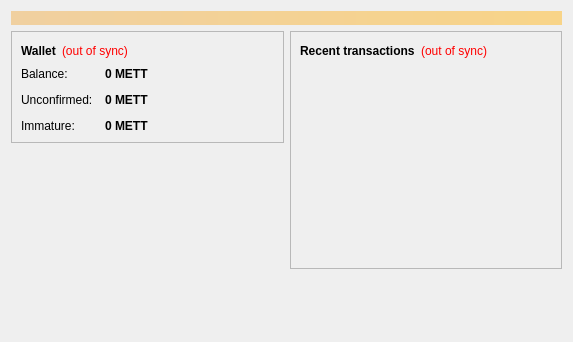
<?xml version="1.0" encoding="UTF-8"?>
<ui version="4.0">
 <class>OverviewPage</class>
 <widget class="QWidget" name="OverviewPage">
  <property name="geometry">
   <rect>
    <x>0</x>
    <y>0</y>
    <width>573</width>
    <height>342</height>
   </rect>
  </property>
  <property name="windowTitle">
   <string>Form</string>
  </property>
  <layout class="QVBoxLayout" name="topLayout">
   <item>
    <widget class="QLabel" name="labelAlerts">
     <property name="visible">
      <bool>false</bool>
     </property>
     <property name="styleSheet">
      <string notr="true">background-color: qlineargradient(x1: 0, y1: 0, x2: 1, y2: 0, stop:0 #F0D0A0, stop:1 #F8D488); color:#000000;</string>
     </property>
     <property name="wordWrap">
      <bool>true</bool>
     </property>
     <property name="margin">
      <number>3</number>
     </property>
    </widget>
   </item>
   <item>
    <layout class="QHBoxLayout" name="horizontalLayout" stretch="1,1">
     <item>
      <layout class="QVBoxLayout" name="verticalLayout_2">
       <item>
        <widget class="QFrame" name="frame">
         <property name="frameShape">
          <enum>QFrame::StyledPanel</enum>
         </property>
         <property name="frameShadow">
          <enum>QFrame::Raised</enum>
         </property>
         <layout class="QVBoxLayout" name="verticalLayout_4">
          <item>
           <layout class="QHBoxLayout" name="horizontalLayout_4">
            <item>
             <widget class="QLabel" name="label_5">
              <property name="font">
               <font>
                <weight>75</weight>
                <bold>true</bold>
               </font>
              </property>
              <property name="text">
               <string>Wallet</string>
              </property>
             </widget>
            </item>
            <item>
             <widget class="QLabel" name="labelWalletStatus">
              <property name="toolTip">
               <string>The displayed information may be out of date. Your wallet automatically synchronizes with the Metticoin network after a connection is established, but this process has not completed yet.</string>
              </property>
              <property name="styleSheet">
               <string notr="true">QLabel { color: red; }</string>
              </property>
              <property name="text">
               <string notr="true">(out of sync)</string>
              </property>
              <property name="alignment">
               <set>Qt::AlignLeading|Qt::AlignLeft|Qt::AlignVCenter</set>
              </property>
             </widget>
            </item>
            <item>
             <spacer name="horizontalSpacer_2">
              <property name="orientation">
               <enum>Qt::Horizontal</enum>
              </property>
              <property name="sizeHint" stdset="0">
               <size>
                <width>40</width>
                <height>20</height>
               </size>
              </property>
             </spacer>
            </item>
           </layout>
          </item>
          <item>
           <layout class="QFormLayout" name="formLayout_2">
            <property name="fieldGrowthPolicy">
             <enum>QFormLayout::AllNonFixedFieldsGrow</enum>
            </property>
            <property name="horizontalSpacing">
             <number>12</number>
            </property>
            <property name="verticalSpacing">
             <number>12</number>
            </property>
            <item row="0" column="0">
             <widget class="QLabel" name="label">
              <property name="text">
               <string>Balance:</string>
              </property>
             </widget>
            </item>
            <item row="0" column="1">
             <widget class="QLabel" name="labelBalance">
              <property name="font">
               <font>
                <weight>75</weight>
                <bold>true</bold>
               </font>
              </property>
              <property name="cursor">
               <cursorShape>IBeamCursor</cursorShape>
              </property>
              <property name="toolTip">
               <string>Your current balance</string>
              </property>
              <property name="text">
               <string notr="true">0 METT</string>
              </property>
              <property name="textInteractionFlags">
               <set>Qt::LinksAccessibleByMouse|Qt::TextSelectableByKeyboard|Qt::TextSelectableByMouse</set>
              </property>
             </widget>
            </item>
            <item row="1" column="0">
             <widget class="QLabel" name="label_3">
              <property name="text">
               <string>Unconfirmed:</string>
              </property>
             </widget>
            </item>
            <item row="1" column="1">
             <widget class="QLabel" name="labelUnconfirmed">
              <property name="font">
               <font>
                <weight>75</weight>
                <bold>true</bold>
               </font>
              </property>
              <property name="cursor">
               <cursorShape>IBeamCursor</cursorShape>
              </property>
              <property name="toolTip">
               <string>Total of transactions that have yet to be confirmed, and do not yet count toward the current balance</string>
              </property>
              <property name="text">
               <string notr="true">0 METT</string>
              </property>
              <property name="textInteractionFlags">
               <set>Qt::LinksAccessibleByMouse|Qt::TextSelectableByKeyboard|Qt::TextSelectableByMouse</set>
              </property>
             </widget>
            </item>
            <item row="2" column="0">
             <widget class="QLabel" name="labelImmatureText">
              <property name="text">
               <string>Immature:</string>
              </property>
             </widget>
            </item>
            <item row="2" column="1">
             <widget class="QLabel" name="labelImmature">
              <property name="font">
               <font>
                <weight>75</weight>
                <bold>true</bold>
               </font>
              </property>
              <property name="toolTip">
               <string>Mined balance that has not yet matured</string>
              </property>
              <property name="text">
               <string notr="true">0 METT</string>
              </property>
              <property name="textInteractionFlags">
               <set>Qt::LinksAccessibleByMouse|Qt::TextSelectableByKeyboard|Qt::TextSelectableByMouse</set>
              </property>
             </widget>
            </item>
           </layout>
          </item>
         </layout>
        </widget>
       </item>
       <item>
        <spacer name="verticalSpacer">
         <property name="orientation">
          <enum>Qt::Vertical</enum>
         </property>
         <property name="sizeHint" stdset="0">
          <size>
           <width>20</width>
           <height>40</height>
          </size>
         </property>
        </spacer>
       </item>
      </layout>
     </item>
     <item>
      <layout class="QVBoxLayout" name="verticalLayout_3">
       <item>
        <widget class="QFrame" name="frame_2">
         <property name="frameShape">
          <enum>QFrame::StyledPanel</enum>
         </property>
         <property name="frameShadow">
          <enum>QFrame::Raised</enum>
         </property>
         <layout class="QVBoxLayout" name="verticalLayout">
          <item>
           <layout class="QHBoxLayout" name="horizontalLayout_2">
            <item>
             <widget class="QLabel" name="label_4">
              <property name="text">
               <string>&lt;b&gt;Recent transactions&lt;/b&gt;</string>
              </property>
             </widget>
            </item>
            <item>
             <widget class="QLabel" name="labelTransactionsStatus">
              <property name="toolTip">
               <string>The displayed information may be out of date. Your wallet automatically synchronizes with the Metticoin network after a connection is established, but this process has not completed yet.</string>
              </property>
              <property name="styleSheet">
               <string notr="true">QLabel { color: red; }</string>
              </property>
              <property name="text">
               <string notr="true">(out of sync)</string>
              </property>
              <property name="alignment">
               <set>Qt::AlignRight|Qt::AlignTrailing|Qt::AlignVCenter</set>
              </property>
             </widget>
            </item>
            <item>
             <spacer name="horizontalSpacer">
              <property name="orientation">
               <enum>Qt::Horizontal</enum>
              </property>
              <property name="sizeHint" stdset="0">
               <size>
                <width>40</width>
                <height>20</height>
               </size>
              </property>
             </spacer>
            </item>
           </layout>
          </item>
          <item>
           <widget class="QListView" name="listTransactions">
            <property name="styleSheet">
             <string notr="true">QListView { background: transparent; }</string>
            </property>
            <property name="frameShape">
             <enum>QFrame::NoFrame</enum>
            </property>
            <property name="verticalScrollBarPolicy">
             <enum>Qt::ScrollBarAlwaysOff</enum>
            </property>
            <property name="horizontalScrollBarPolicy">
             <enum>Qt::ScrollBarAlwaysOff</enum>
            </property>
            <property name="selectionMode">
             <enum>QAbstractItemView::NoSelection</enum>
            </property>
           </widget>
          </item>
         </layout>
        </widget>
       </item>
       <item>
        <spacer name="verticalSpacer_2">
         <property name="orientation">
          <enum>Qt::Vertical</enum>
         </property>
         <property name="sizeHint" stdset="0">
          <size>
           <width>20</width>
           <height>40</height>
          </size>
         </property>
        </spacer>
       </item>
      </layout>
     </item>
    </layout>
   </item>
  </layout>
 </widget>
 <resources/>
 <connections/>
</ui>
